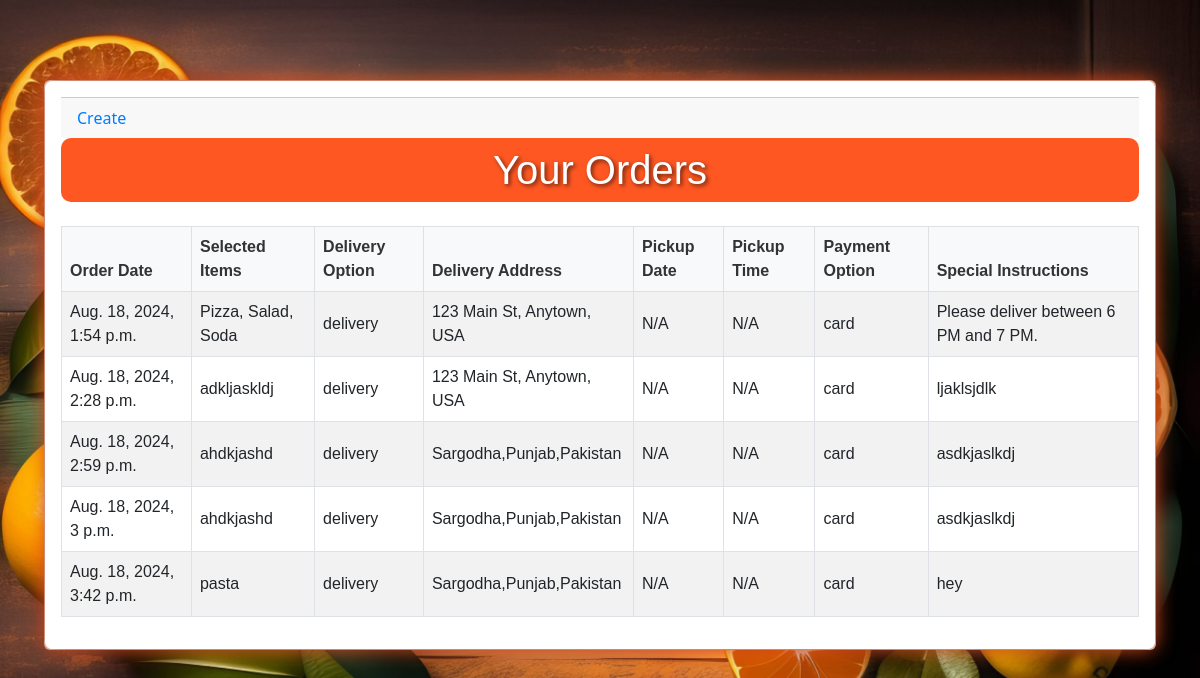
/orders/orders/ (signed in), run on the app's committed database.
### orders/models.py (models this page shows, shortened)
class Order(models.Model):
    DELIVERY_CHOICES = [
        ('pickup', 'Pickup'),
        ('delivery', 'Delivery'),
    ]
    PAYMENT_CHOICES = [
        ('card', 'Card'),
        ('cash', 'Cash'),
    ]
    user = models.ForeignKey(User, on_delete=models.CASCADE)
    name = models.CharField(max_length=255)
    email = models.EmailField()
    phone = models.CharField(max_length=20)
    selected_items = models.TextField()
    delivery_option = models.CharField(max_length=10, choices=DELIVERY_CHOICES)
    delivery_address = models.CharField(max_length=255, null=True, blank=True)
    pickup_date = models.DateField(null=True, blank=True)
    pickup_time = models.TimeField(null=True, blank=True)
    payment_option = models.CharField(max_length=10, choices=PAYMENT_CHOICES)
    card_number = models.CharField(max_length=16, null=True, blank=True)
    expiry_date = models.CharField(max_length=5, null=True, blank=True)
    cvv = models.CharField(max_length=3, null=True, blank=True)
    instructions = models.TextField(null=True, blank=True)
    order_date = models.DateTimeField(auto_now_add=True)

### orders/views.py (the view)
# urls.py: path('orders/', order_list, name='order_list'),  # URL for order list page
@login_required
def order_list(request):
    orders = Order.objects.filter(user=request.user)
    return render(request, 'orders/order_list.html', {'orders': orders})

### orders/templates/orders/order_list.html (shortened to what this page needs)
{% load static %}
<!DOCTYPE html>
<html lang="en">
<head>
    <link href="{% static 'css/style.css' %}" rel="stylesheet">
    <link href="https://stackpath.bootstrapcdn.com/bootstrap/5.3.0/css/bootstrap.min.css" rel="stylesheet">
</head>
<body>
     <div class="container mt-5">
        <div class="card">
            <div class="card-body">
                <div class="card-footer">
                    <a href="{% url 'create_order' %}" class="link-nav">Create</a>
                </div>
                <h1 class="text-center mb-4">Your Orders</h1>
                <table class="table table-striped table-bordered">
                    <thead class="table-light">
                        <tr>
                            <th>Order Date</th>
                            <th>Selected Items</th>
                            <th>Delivery Option</th>
                            <th>Delivery Address</th>
                            <th>Pickup Date</th>
                            <th>Pickup Time</th>
                            <th>Payment Option</th>
                            <th>Special Instructions</th>
                        </tr>
                    </thead>
                    <tbody>
                        {% for order in orders %}
                        <tr>
                            <td>{{ order.order_date }}</td>
                            <td>{{ order.selected_items }}</td>
                            <td>{{ order.delivery_option }}</td>
                            <td>{{ order.delivery_address|default:"N/A" }}</td>
                            <td>{{ order.pickup_date|default:"N/A" }}</td>
                            <td>{{ order.pickup_time|default:"N/A" }}</td>
                            <td>{{ order.payment_option }}</td>
                            <td>{{ order.instructions|default:"N/A" }}</td>
                        </tr>
                        {% endfor %}
                    </tbody>
                </table>
            </div>
        </div>
    </div>
</body>
</html>

### orders/static/css/style.css (style rules this page uses)
body { background-image: url("../images/bg.jpg"); background-size: cover; background-position: center; background-attachment: fixed; padding: 2rem; }
.card-body { background: rgba(255, 255, 255, 0.514); padding: 1rem; box-shadow: 0 0 15px rgba(236, 164, 31, 0.856); }
.card { background: rgba(255, 255, 255, 0.678); }
.card { border: 1px solid #dee2e6; border-radius: 0.375rem; }
.card-footer { padding: 0.5rem 1rem; background-color: rgba(255, 255, 255, 0.8); border-top: 1px solid #dee2e6; text-align: left; position: relative; font-size: 1rem; }
.link-nav { color: #007bff; text-decoration: none; margin-right: 1.2rem; }
.card-body { background: rgba(255, 255, 255, 0.8); padding: 2rem; border-radius: 8px; box-shadow: 0 0 15px rgba(0, 0, 0, 0.2), 0 0 20px #ff5722; }
h1.text-center { text-align: center; font-size: 2.5rem; font-family: 'Arial', sans-serif; color: #333; margin-bottom: 1.5rem; padding: 0.5rem; background: #ff5722; color: #fff; border-radius: 10px; display: block; text-shadow: 2px 2px 4px rgba(0, 0, 0, 0.6); }
.table { font-family: 'Arial', sans-serif; font-size: 1rem; color: #333; }
.table thead th { background-color: #f8f9fa; color: #333; font-weight: bold; }
.table-striped tbody tr:nth-of-type(odd) { background-color: rgba(0, 0, 0, 0.05); }
.table td { vertical-align: middle; padding: 0.75rem; }
.table-light { background-color: rgba(255, 255, 255, 0.8); }

### data on the page
Order: order_date "Aug. 18, 2024, 1:54 p.m.", selected_items "Pizza, Salad, Soda", delivery_option "delivery", delivery_address "123 Main St, Anytown, USA", pickup_date "N/A", pickup_time "N/A", payment_option "card", instructions "Please deliver between 6 PM and 7 PM."
Order: order_date "Aug. 18, 2024, 2:28 p.m.", selected_items "adkljaskldj", delivery_option "delivery", delivery_address "123 Main St, Anytown, USA", pickup_date "N/A", pickup_time "N/A", payment_option "card", instructions "ljaklsjdlk"
Order: order_date "Aug. 18, 2024, 2:59 p.m.", selected_items "ahdkjashd", delivery_option "delivery", delivery_address "Sargodha,Punjab,Pakistan", pickup_date "N/A", pickup_time "N/A", payment_option "card", instructions "asdkjaslkdj"
Order: order_date "Aug. 18, 2024, 3 p.m.", selected_items "ahdkjashd", delivery_option "delivery", delivery_address "Sargodha,Punjab,Pakistan", pickup_date "N/A", pickup_time "N/A", payment_option "card", instructions "asdkjaslkdj"
Order: order_date "Aug. 18, 2024, 3:42 p.m.", selected_items "pasta", delivery_option "delivery", delivery_address "Sargodha,Punjab,Pakistan", pickup_date "N/A", pickup_time "N/A", payment_option "card", instructions "hey"
